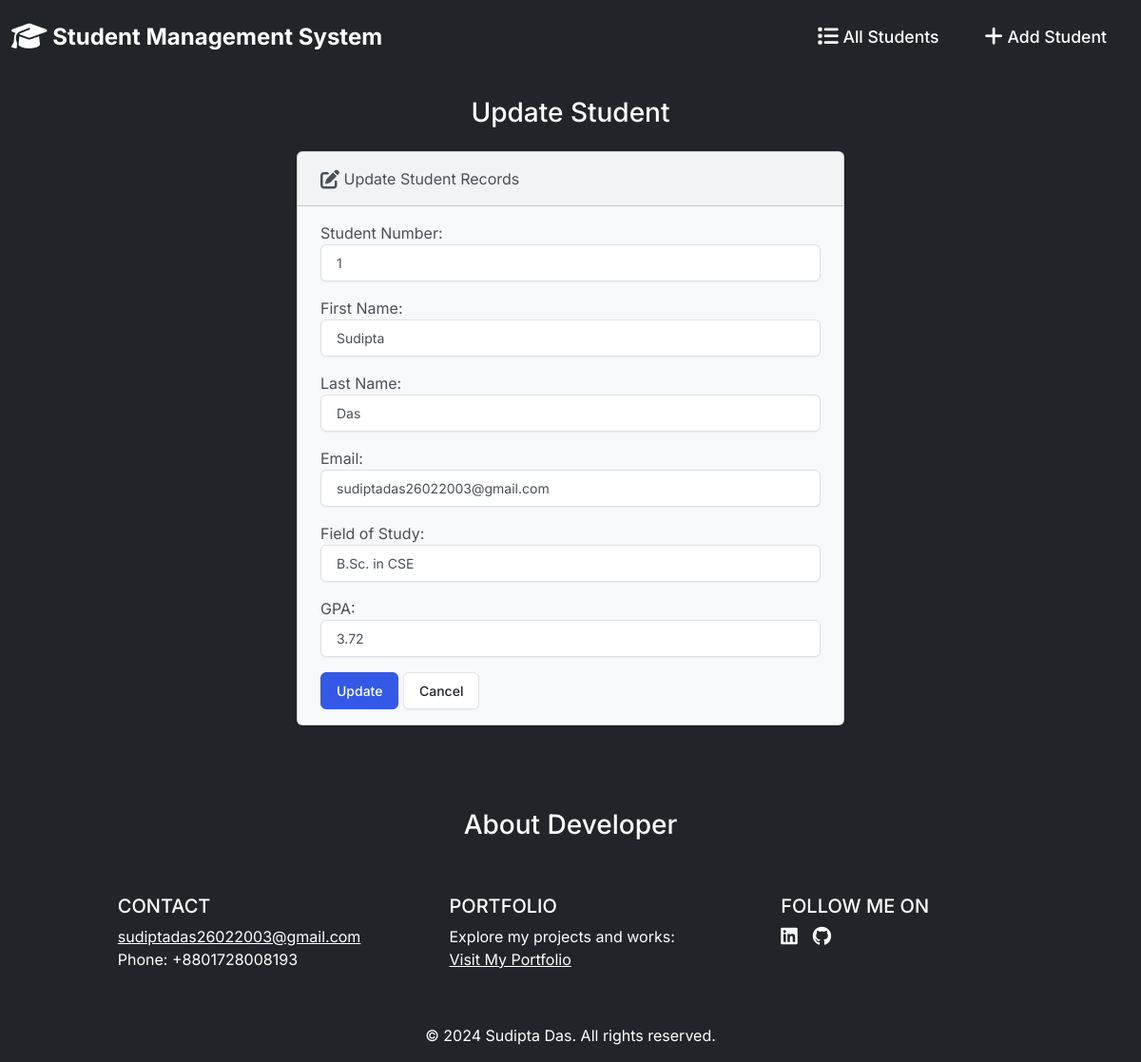
Page /edit/1/ on the committed database.
### students/models.py (models this page shows, shortened)
class Student(models.Model):
    student_number = models.PositiveIntegerField()
    first_name = models.CharField(max_length=50)
    last_name = models.CharField(max_length=50)
    email = models.EmailField(max_length=100)
    field_of_study = models.CharField(max_length=50)
    gpa = models.FloatField()

### students/views.py (the view)
# urls.py: path('edit/<int:id>/', views.edit, name='edit'),
def edit(request, id):
  if request.method == 'POST':
    student = Student.objects.get(pk=id)
    form = StudentForm(request.POST, instance=student)
    if form.is_valid():
      form.save()
      return render(request, 'students/edit.html', {
        'form': form,
        'success': True
      })
  else:
    student = Student.objects.get(pk=id)
    form = StudentForm(instance=student)
  return render(request, 'students/edit.html', {
    'form': form
  })

### students/forms.py
class StudentForm(forms.ModelForm):
  class Meta:
    model = Student
    fields = ['student_number', 'first_name', 'last_name', 'email', 'field_of_study', 'gpa']
    labels = {
      'student_number': 'Student Number',
      'first_name': 'First Name',
      'last_name': 'Last Name',
      'email': 'Email',
      'field_of_study': 'Field of Study',
      'gpa': 'GPA'
    }
    widgets = {
      'student_number': forms.NumberInput(attrs={'class': 'form-control'}),
      'first_name': forms.TextInput(attrs={'class': 'form-control'}),
      'last_name': forms.TextInput(attrs={'class': 'form-control'}),
      'email': forms.EmailInput(attrs={'class': 'form-control'}),
      'field_of_study': forms.TextInput(attrs={'class': 'form-control'}),
      'gpa': forms.NumberInput(attrs={'class': 'form-control'}),
    }

### students/templates/students/edit.html (shortened to what this page needs)
{% extends "students/base.html" %}
{% block body %}
  <h3 class="text-center m-4">Update Student</h3>
  {% if success %}
    <div class="alert alert-success" role="alert">
      The student updated successfully.
      <a href="{% url 'index' %}" class="alert-link">Go to Home Page.</a>
    </div>
  {% else %}
    <div class="row justify-content-center">
      <div class="col-6">
        <div class="card bg-light mb-3">
          <div class="card-header">
            <i class="fa-solid fa-pen-to-square fa-lg"></i> Update Student Records
          </div>
          <div class="card-body">
            <form action="" method="POST">
              {{ form.as_p }}
              <button type="submit" class="btn btn-primary">Update</button>
              <a href="{% url 'index' %}" class="btn btn-secondary">Cancel</a>
            </form>
          </div>
        </div>
      </div>
    </div>
  {% endif %}
{% endblock %}

### rows in the picture
Student: student_number "1", first_name "Sudipta", last_name "Das", email "sudiptadas26022003@gmail.com", field_of_study "B.Sc. in CSE", gpa "3.72"
